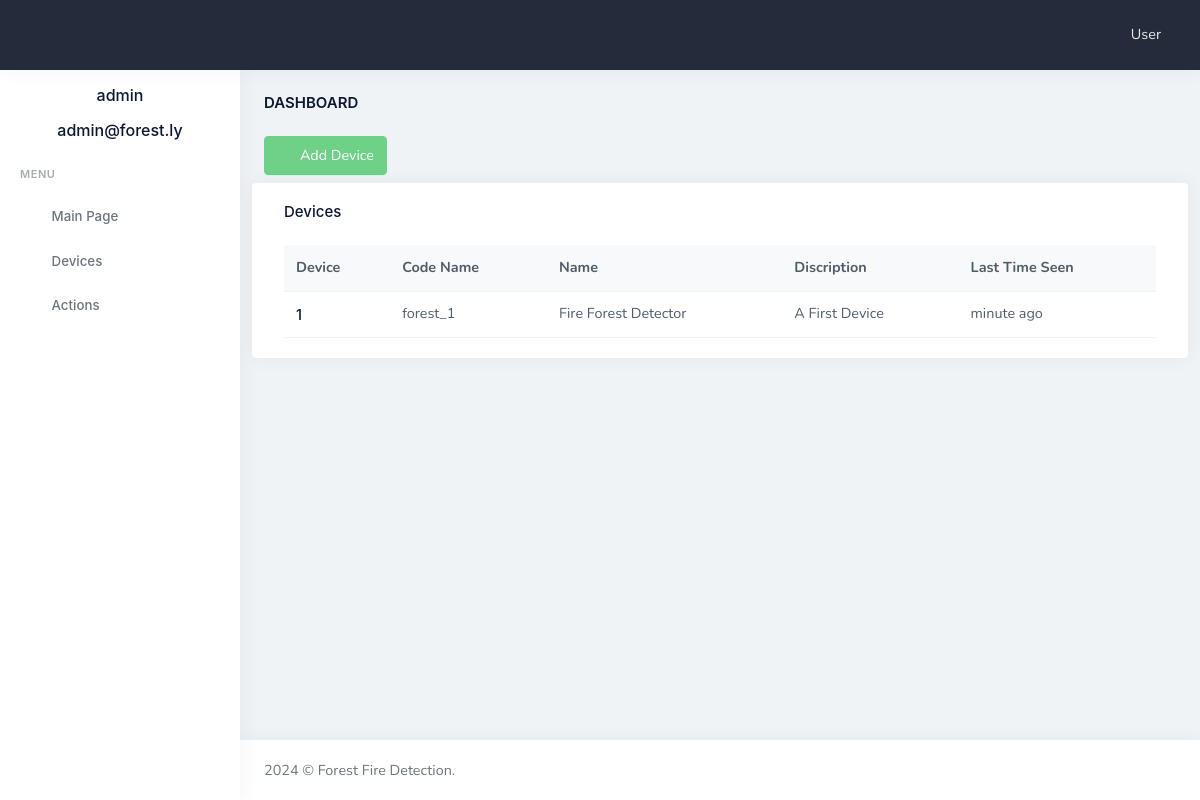
/devices (signed in), run on an earlier commit of the app's database.
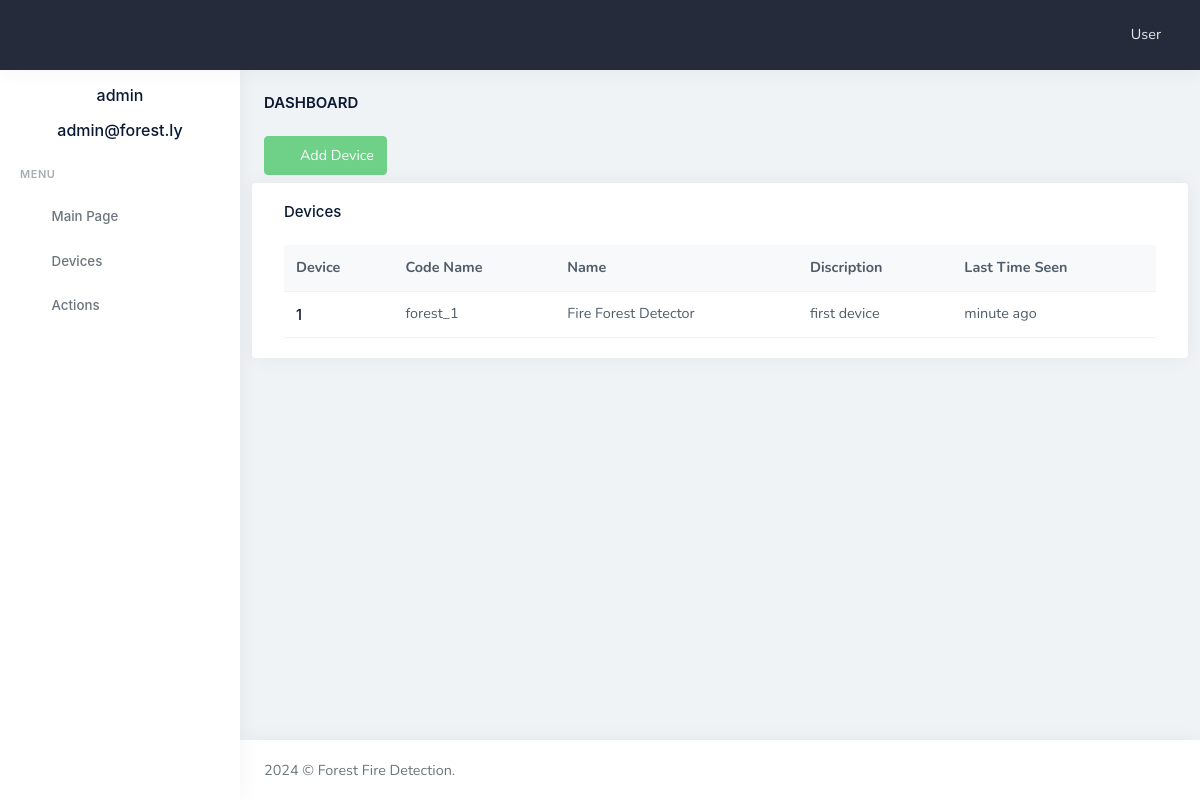
And on a later commit of the database.
### app/models.py (models this page shows, shortened)
class Thing(db.Model):
    id: so.Mapped[int] = so.mapped_column(primary_key=True)
    code_name: so.Mapped[str] = so.mapped_column(sa.String(140), unique=True)
    name: so.Mapped[str] = so.mapped_column(sa.String(140))
    description: so.Mapped[str] = so.mapped_column(sa.Text())
    location_name: so.Mapped[str] = so.mapped_column(sa.String(140))
    histories: so.WriteOnlyMapped['History'] = so.relationship(
        back_populates='thing',
        cascade="all, delete",
        passive_deletes=True,
    )

### app/routes.py (the view)
@app.route('/devices', methods=['GET'])
@login_required
def devices():
    username = current_user.username
    email = current_user.email
    devices = db.session.scalars(sa.select(Thing)).all()
    return render_template('devices.html', devices=devices, username=username, email=email)

### app/models.py (called while the page is built)
@login.user_loader
def load_user(id):
    return db.session.get(User, int(id))

### app/templates/devices.html
{% extends "base.html" %}
{% block content %}
<div class="page-content">
    <div class="container-fluid">
        <div class="row">
            <div class="col-12">
                <div class="page-title-box d-sm-flex align-items-center justify-content-between">
                    <h4 class="mb-sm-0">Dashboard</h4>
                </div>
            </div>
        </div>
        <div class="row mb-2">
            <div class="col-4">
                <button type="button" class="btn btn-success waves-effect waves-light">
                    <i class="ri-add-circle-fill align-middle me-2"></i> Add Device
                </button>
            </div>
        </div>
        <div class="row">
            <div class="card">
                <div class="card-body pb0">
                    <h4 class="card-title mb-4">Devices</h4>
                    <div class="table-responsive">
                        <table class="table table-centered mb-0 align-middle table-hover table-nowrap">
                            <thead class="table-light">
                                <tr>
                                    <th>Device</th>
                                    <th>Code Name</th>
                                    <th>Name</th>
                                    <th>Discription</th>
                                    <th>Last Time Seen</th>
                                </tr>
                            </thead>
                            <tbody>
                                <tr>
                                    {% if devices %}
                                        {% for device in devices %}
                                            <tr>
                                                <td>
                                                    <a href="{{ url_for('device', id=device.id) }}"><h6 class="mb-0">{{ device.id }}</h6></a>
                                                </td>
                                                <td>{{ device.code_name }}</td>
                                                <td>
                                                    {{ device.name }}
                                                </td>
                                                <td>
                                                    {{ device.description }}
                                                </td>
                                                <td>
                                                    minute ago
                                                </td>
                                            </tr>
                                        {% endfor %}
                                    {% endif %}
                                </tr>
                            </tbody>
                        </table>
                    </div>
                </div>
            </div>
        </div>
    </div>
</div>
{% endblock %}

What changed in the data, as far as the page shows it:
changed Thing "forest_1": description "A First Device" → "first device"
